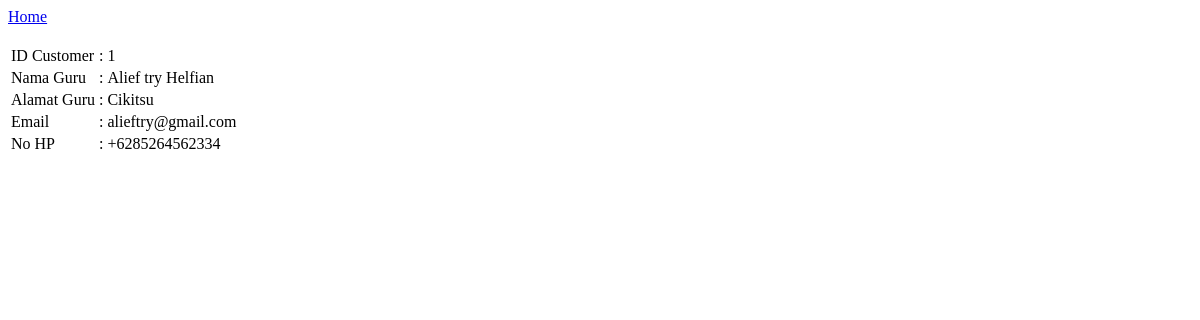
Page /rentalmobil/public/customer/view/view.php?id_customer=1 on the earlier database version.
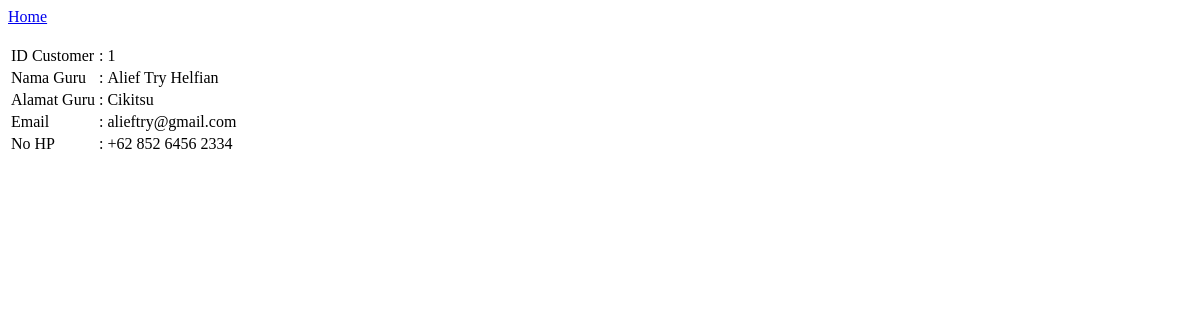
Same page on the later database version.
### tables this page shows
CREATE TABLE `customer` (
  `id_customer` int(11) NOT NULL,
  `nama` varchar(100) NOT NULL,
  `alamat` varchar(500) NOT NULL,
  `email` varchar(100) NOT NULL,
  `no_hp` varchar(100) NOT NULL
);

### rentalmobil/public/customer/Controller/viewdata.php (called while the page is built)
<?php
	include_once("../../../config/koneksi.php");
	class CustomerController {
		private $kon;
		public function __construct($connection) {
			$this->kon = $connection;
		}
		public function getCustomerData($id_customer) {
			$result =  mysqli_query($this->kon, "SELECT * FROM customer WHERE id_customer = '$id_customer'");
			return mysqli_fetch_array($result);
		}
	}
	$kelasController = new CustomerController($kon);
	$id_customer = $_GET['id_customer'];
	$customerData = $kelasController->getCustomerData($id_customer);
	if ($customerData) {
		$id_customer = $customerData['id_customer'];
		$nama = $customerData['nama'];
		$alamat = $customerData['alamat'];
		$email = $customerData['email'];
		$no_hp = $customerData['no_hp'];
	}
?>

### rentalmobil/public/customer/view/view.php (the view, shortened to what this page needs)
<?php
	include_once("../../../config/koneksi.php");
	include_once("../Controller/viewdata.php");
?>
<!DOCTYPE html>
<html>
<head>
</head>
<body>
	<a href="../../dashboard/data/dashboardcustomer.php">Home</a>
	<br><br>
	<form name="update_data" method="post" action="view.php">
		<table border="0">
			<tr>
				<td>ID Customer </td>
				<td>: </td>
				<td><?php echo $id_customer; ?></td>
			</tr>
			<tr>
				<td>Nama Guru </td>
				<td>: </td>
				<td><?php echo $nama; ?></td>
			</tr>
			<tr>
				<td>Alamat Guru </td>
				<td>: </td>
				<td><?php echo $alamat; ?></td>
			</tr>
			<tr>
				<td>Email </td>
				<td>: </td>
				<td><?php echo $email; ?></td>
			</tr>
			<tr>
				<td>No HP </td>
				<td>: </td>
				<td><?php echo $no_hp; ?></td>
			</tr>
		</table>
	</form>
</body>
</html>

Differences in the rows shown:
changed customer "Cikitsu": nama "Alief try Helfian" → "Alief Try Helfian"; no_hp "+6285264562334" → "+62 852 6456 2334"
